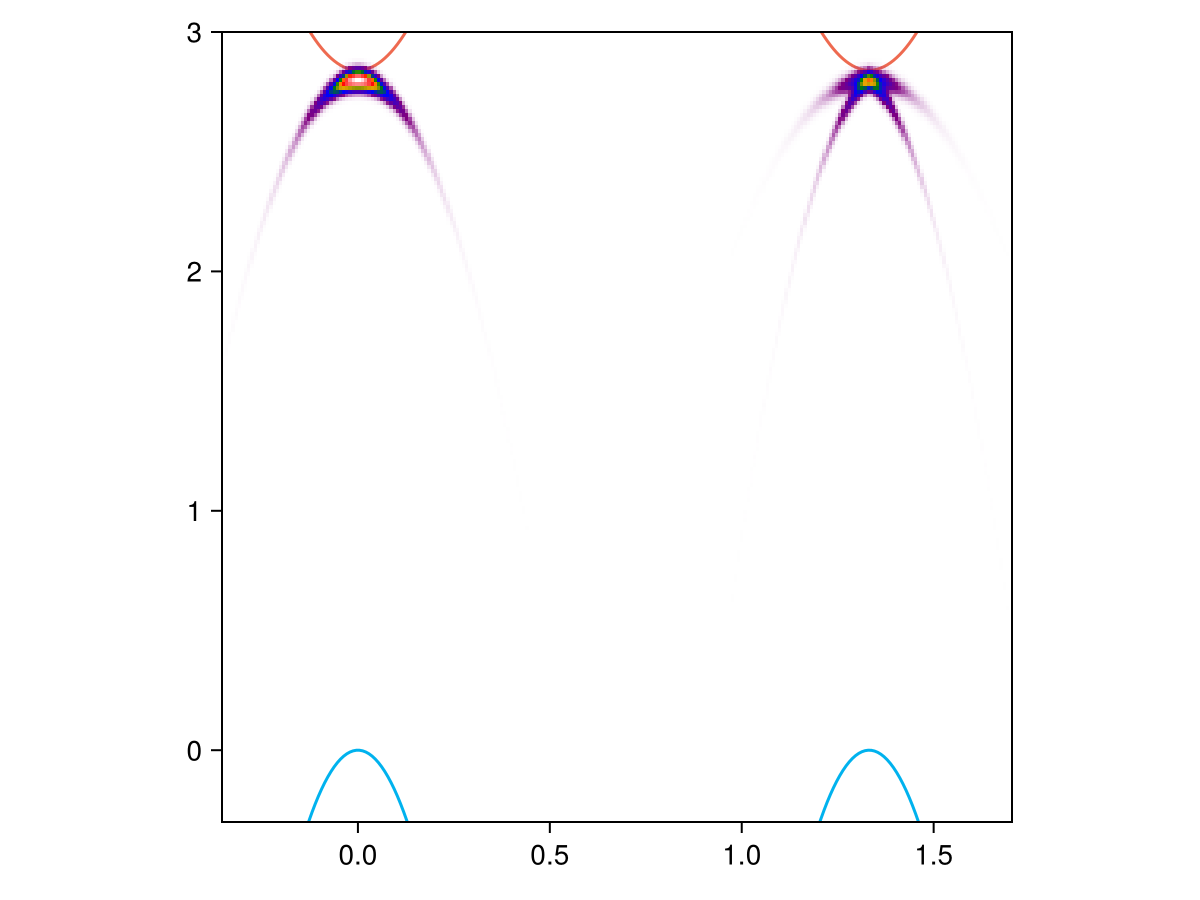

This chart was generated by the following Julia code:
# Plot the ARPES heatmap;

include("units.jl")
include("qp-bands.jl")
include("broadening.jl")
include("exciton.jl")
include("ehh.jl")
include("wfn.jl")
include("arpes.jl")
include("overlap.jl")
include("exciton-band-gamma.jl")
include("exciton-band-k.jl")
include("bgw-crystal.jl")
using CairoMakie
using LaTeXStrings
using Colors

caption_padding = 35

broaden = gaussian_broadening(20fs)
electron_color = colorant"deepskyblue2"
hole_color = colorant"coral2"

m_h = 0.21
m_e = 0.37
E_g = 2.84
w_side = 4π / (3 * 3.144817974)
w = SVector{2, Float64}([w_side, 0.0])
trion = Intervalley2DChandraTrion(
    m_h = m_h,
    m_e = m_e,
    w = w,
    E_g = E_g,
    E_B = 0.75, # Binding energy for the ehh trion mode
    a = 10.3,
    b = 25.2
)

##########################################
#region Reading BerkeleyGW outputs 

k_K = SVector{3, Float64}(0.333333333333333, 0.3333333333333, 0)
rk, Avck = read_ex_wfc("../../MoS2/MoS2/4-absorption-120-no-sym-gw/eigenvectors.h5", k_K)
k_K_real = read_B("../../MoS2/MoS2/4-absorption-120-no-sym-gw/eigenvectors.h5") * k_K

files = ["finite-Q/eigenval_$(i)_likespin_plus_v_new" for i in 0:11]
Q_list = [
    [0.0,0.0],
    [0.0005,0.0005],
    [0.001,0.001],
    [0.003,0.003],
    [0.005,0.005],
    [0.0075,0.0075],
    [0.01,0.01],
    [0.012,0.012],
    [0.015,0.015],
    [0.02,0.02]
]

a = read_a("../../MoS2/MoS2/4-absorption-120-no-sym-gw/eigenvectors.h5") * au_in_angstrom
Q_length_list = map(Q_list) do Q
    Q[1] * 2π / a * sqrt(3)
end

# Read eigenvalues from a file
function read_eigs(filename)
    eigs = Float64[]
    open(filename, "r") do io
        for line in eachline(io)
            # Skip comment lines
            startswith(line, "#") && continue
            fields = split(strip(line))
            isempty(fields) && continue
            # Parse the first number (eigenvalue column)
            push!(eigs, parse(Float64, fields[1]))
        end
    end
    return eigs
end

# Read all eigenvalue lists
all_eigs = [read_eigs(f) for f in files]

# Ensure all files have the same number of eigenvalues
nfiles = length(all_eigs)
neigs = length(all_eigs[1])
@assert all(length(e) == neigs for e in all_eigs) "Files have inconsistent number of eigenvalues!"

eig_matrix = hcat(all_eigs...) 

#endregion
############################################

##########################################
#region The linear-parabolic bands

exciton_direct = IntraValley2DExcitonHybrid(
    A = 0.6,
    m_e = 0.37,
    m_h = 0.21,
    α = -0.9,
    β = 4,
    E_g = E_g,
    E_B = 0.71,
)

exciton_K = InterValley2DExcitonHybrid(
    m_e = 0.37,
    m_h = 0.21,
    α = -0.9,
    β = 4,
    E_g = E_g,
    E_B = 0.71,
    w = w
)

# The trion momentum is set to be w
P_ratio = 1.
P = P_ratio * w


# The second lowest mode is bright for K; we need to concentrate on that mode.
Avck_A1s_bright = Avck[:, :, :, 2]
# In Fig. 1bcd in PRL 115, 176801 (2015), 
# we note that the spin up and spin down bands cross with each other:
# in a patch around K, the lowest conduction band is spin up,
# but around it, the lowest conduction band is spin down,
# while the highest valence band is spin up. 
# In our trion two-band model, we expect the conduction and valence bands to have the same spin,
# and this means the conduction band in our two-band model corresponds to 
# c1 near the patch around K and c2 around that patch.
# 
# Therefore, after reading the exciton wave function, 
# we have to reorder the bands. 
# But there is one way to cheat:
# because the lowest optically active exciton mode is quite accurately two-band,
# we can just do the follows:
Avck_A1s_bright = Avck_A1s_bright[1, 1, :] + Avck_A1s_bright[1, 2, :]
Avck_A1s_bright = reshape(Avck_A1s_bright, (1, 1, length(Avck_A1s_bright), 1))
println(size(Avck_A1s_bright))

function fetch_S(Avck::Array{ComplexF64, 4}, iS::Int)
    Avck_S = Avck[:, :, :, iS]
    Avck_S = Avck_S[1, 1, :] + Avck_S[1, 2, :]
    reshape(Avck_S, (1, 1, length(Avck_S), 1))
end

#endregion 
##########################################

ω_list = LinRange(-0.3, 3.0, 200) 
kx_list = LinRange(-0.35, 1.7, 250) 
k1_list = [SA[kx, 0.0] for kx in kx_list]

E_c1_curve = map(k1_list) do k_h
    -E_v1(trion, k_h)
end
E_v1_curve = map(k1_list) do k_e
    E_c1(trion, k_e)
end
E_c2_curve = map(k1_list) do k_h
    -E_v2(trion, k_h)
end
E_v2_curve = map(k1_list) do k_e
    E_c2(trion, k_e)
end

S_list = [3, 4, 5, 6, 7, 8]

let f = Figure()
    Ak1k2 = wfn(trion)
    Akω_total = trion_ARPES_eeh(trion, P, Ak1k2, TwoBandTMDExciton, 
        [
            IntraValley2DExcitonHybridLow(exciton_direct),
            IntraValley2DExcitonHybridHigh(exciton_direct),
            (map(S_list) do iS
                Homogeneous2DExciton(Q_length_list, eig_matrix[4, eachindex(Q_length_list)])
            end)...,
            #Homogeneous2DExciton(Q_length_list, eig_matrix[4, eachindex(Q_length_list)]),
            exciton_K
        ], 
        # Note that we should NOT use the K momentum from the BGW run and convert it into Cartesian coordinates,
        # because it's in 1/au and not 1/Å. 
        [
            Avck_A1s_bright/2, 
            Avck_A1s_bright/2, 
            (map(S_list) do iS
                fetch_S(Avck, iS)
            end)...,
            Avck_A1s_bright,
        ], [
            rk, 
            rk, 
            fill(rk, length(S_list))..., 
            rk .+ [w_side, 0, 0],
        ], 
        k1_list, ω_list, broaden)

    ax = Axis(f[1, 1])
    colsize!(f.layout, 1, Aspect(1, 1))
    
    lines!(ax, kx_list, E_c1_curve, color=electron_color)
    lines!(ax, kx_list, E_c2_curve, color=electron_color)
    lines!(ax, kx_list, E_v1_curve, color=hole_color)
    lines!(ax, kx_list, E_v2_curve, color=hole_color)

    heatmap!(ax, kx_list, ω_list, Akω_total, colormap=arpes_colormap(transparency_gradience))
    ylims!(ax, (minimum(ω_list), maximum(ω_list)))
    hidedecorations!(ax, ticklabels = false, ticks = false)
    save("eeh-heatmap-prototype-discrete-final.png", f)

    f
end
